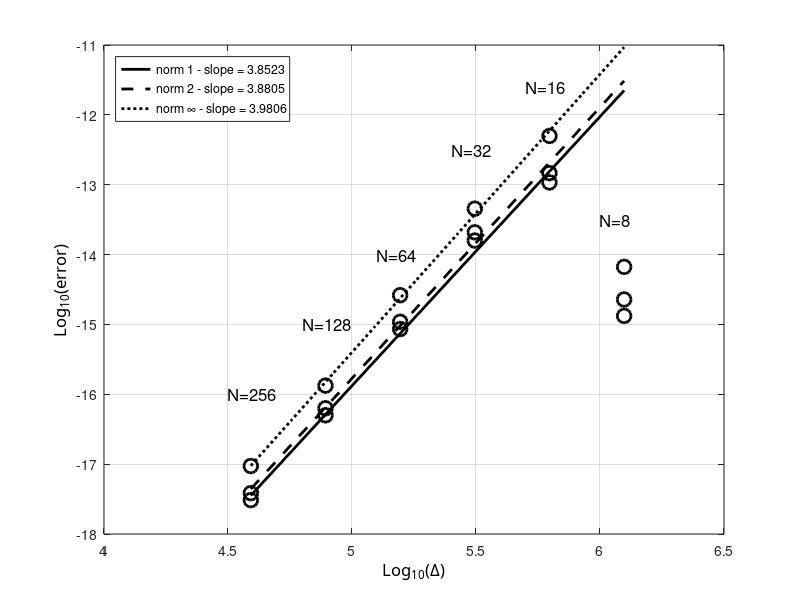

The MATLAB source for this figure:
clc; clear all; close all;

radius=6371220;
N=[8 16 32 64 128 256];
% N=[40 50 60 80 100 150];
dx=2*pi*radius./(4*N);
% e1=[1.9936e-2 1.1325e-3 6.8262e-5 4.2292e-6 2.6413e-7 1.6559e-8];
% e2=[1.8717e-2 1.0216e-3 6.1471e-5 3.8166e-6 2.3881e-7 1.4975e-8];
% e3=[2.5623e-2 1.4497e-3 8.9084e-5 5.5817e-6 3.5265e-7 2.2194e-8];
% 
% e1=[1.6305e-2 9.0026e-4 5.4527e-5 3.3854e-6 2.1153e-7 1.3242e-8];
% e2=[1.5494e-2 8.1833e-4 4.9215e-5 3.0551e-6 1.9108e-7 1.1976e-8];
% e3=[1.7473e-2 9.5002e-4 7.3232e-5 5.1367e-6 3.3731e-7 2.1624e-8];
% 
% e1=[3.4770e-4 1.6686e-5 1.0089e-6 6.3688e-8 4.0283e-9 2.5396e-10];
% e2=[1.4286e-4 7.0948e-6 4.1258e-7 2.5581e-8 1.6143e-9 1.0283e-10];
% e3=[1.1470e-4 1.0256e-5 6.2778e-7 3.7403e-8 2.2653e-9 1.9459e-10];
% 
% 
% %% projetée
% e1=[1.0377e-4 6.3236e-6 3.9444e-7 2.4726e-8 1.5500e-9 9.7139e-11];
% e2=[1.2588e-4 7.4682e-6 4.6278e-7 2.8931e-8 1.8111e-9 1.1342e-10];
% e3=[3.6670e-4 2.2222e-5 1.3713e-6 8.5415e-8 5.3339e-9 3.3330e-10];
% 
% %% zonale
% e1=[2.9158e-4 1.7719e-5 1.1025e-6 6.9056e-8 4.3244e-9 2.7061e-10];
% e2=[3.3039e-4 1.9906e-5 1.2416e-6 7.7821e-8 4.8755e-9 3.0522e-10];
% e3=[6.7103e-4 4.0648e-5 2.5207e-6 1.6433e-7 1.0822e-8 6.9474e-10];
% 
% e1=[4.3694e-3 2.0968e-4 .2678e-5 8.0033e-7 5.0621e-8 3.1914e-9];
% e2=[2.8177e-10 1.3994e-11 8.1375e-13 5.0456e-14 3.1840e-15 2.0282e-16];
% e3=[3.5509e-17 3.1748e-18 1.9435e-19 1.1579e-20 7.0129e-22 6.0241e-23];
% 
% e1=[4.4832e-3 2.3244e-4 1.4639e-5 9.3537e-7 5.9638e-8 3.7867e-9];
% e2=[2.9091e-10 1.5727e-11 9.3911e-13 5.8935e-14 3.7494e-15 2.4082e-16];
% e3=[3.3243e-17 2.4699e-18 1.8005e-19 1.1002e-20 6.8031e-22 7.5741e-23];
N=[8 16 32 64 128 256];
dx=2*pi*radius./(4*N);
e1=[6.7655e-1 5.5017e+1 8.0953e+0 4.3791e-1 2.5533e-2 1.5590e-3]./(4*pi*radius*radius);
e2=[5.1432e-8 3.3097e-6 4.7068e-7 2.4642e-8 1.4237e-9 8.6829e-11]./sqrt(4*pi*radius*radius);
e3=[6.6711e-15 4.9935e-13 4.5428e-14 2.6199e-15 1.3325e-16 9.4033e-18];

% N=[16 32 64 128 256];
% dx=2*pi*radius./(4*N);
% e1=[5.5017e+1 8.0953e+0 4.3791e-1 2.5533e-2 1.5590e-3]./(4*pi*radius*radius);
% e2=[3.3097e-6 4.7068e-7 2.4642e-8 1.4237e-9 8.6829e-11]./sqrt(4*pi*radius*radius);
% e3=[4.9935e-13 4.5428e-14 2.6199e-15 1.3325e-16 9.4033e-18];

ldx=log10(dx);
le1=log10(e1);
le2=log10(e2);
le3=log10(e3);

%% plot 1
figure(11); 
%% curve 1
hl1=plot(ldx,le1,'ok');
set(hl1,'LineWidth',2.0);
set(hl1,'MarkerSize',10);
%set(hl1,'MarkerFaceColor','m');
set(hl1,'MarkerEdgeColor','k');

hold on;
[a1,b1]=polyfit(ldx,le1,1);
tt=linspace(min(ldx),max(ldx),10);
lsq1=a1(2)+a1(1)*tt;
a1=[3.8523 -35.1389]; lsq1=a1(2)+a1(1)*tt;
% %% courbes...
%hlf1=plot(tt,lsq1,'-r');
hlf1=plot(tt,lsq1,'k');
set(hlf1,'LineWidth',2.0);


%% curve 2
hl2=plot(ldx,le2,'ok');
set(hl2,'LineWidth',2.0);
set(hl2,'MarkerSize',10);
%set(hl2,'MarkerFaceColor','b');
set(hl2,'MarkerEdgeColor','k');

hold on;
[a2,b1]=polyfit(ldx,le2,1);
tt=linspace(min(ldx),max(ldx),10);
lsq1=a2(2)+a2(1)*tt;
a2=[3.8805 -35.1747]; lsq1=a2(2)+a2(1)*tt;
% %% courbes...
%hlf2=plot(tt,lsq1,'-b');
hlf2=plot(tt,lsq1,'--k');
set(hlf2,'LineWidth',2.0);

%% curve 3
hl3=plot(ldx,le3,'ok');
set(hl3,'LineWidth',2.0);
set(hl3,'MarkerSize',10);
%set(hl3,'MarkerFaceColor','r');
set(hl3,'MarkerEdgeColor','k');

hold on;
[a3,b1]=polyfit(ldx,le3,1);
tt=linspace(min(ldx),max(ldx),10);
lsq1=a3(2)+a3(1)*tt;
a3=[3.9806 -35.3017]; lsq1=a3(2)+a3(1)*tt;
% %% courbes...
%hlf3=plot(tt,lsq1,'-g');
hlf3=plot(tt,lsq1,':k');
set(hlf3,'LineWidth',2.0);

ha=gca;
xa=get(gca,'Xlabel');
set(ha,'Xgrid','on');
set(xa,'String','Log_{10}(\Delta)');
set (xa,'FontName','Calibri');
set(xa,'FontSize',12);

% ylabel
ha=gca;
ya=get(gca,'Ylabel');
set(ha,'Ygrid','on');
set(ya,'String','Log_{10}(error)');
set (ya,'FontName','Calibri');
set(ya,'FontSize',12);

%% legend
legend([hlf1,hlf2,hlf3],{['norm 1 - slope = ' num2str(a1(1))],['norm 2 - slope = ' num2str(a2(1))],['norm \infty - slope = ' num2str(a3(1))]},'Location','NorthWest')

%% texte
ht=text('Position',[4.5,-16,0],'String','N=256');
set(ht,'FontSize',12);
ht=text('Position',[4.8,-15,0],'String','N=128');
set(ht,'FontSize',12);
ht=text('Position',[5.1,-14,0],'String','N=64');
set(ht,'FontSize',12);
ht=text('Position',[5.4,-12.5,0],'String','N=32');
set(ht,'FontSize',12);
ht=text('Position',[5.7,-11.6,0],'String','N=16');
set(ht,'FontSize',12);
ht=text('Position',[6,-13.5,0],'String','N=8');
set(ht,'FontSize',12);